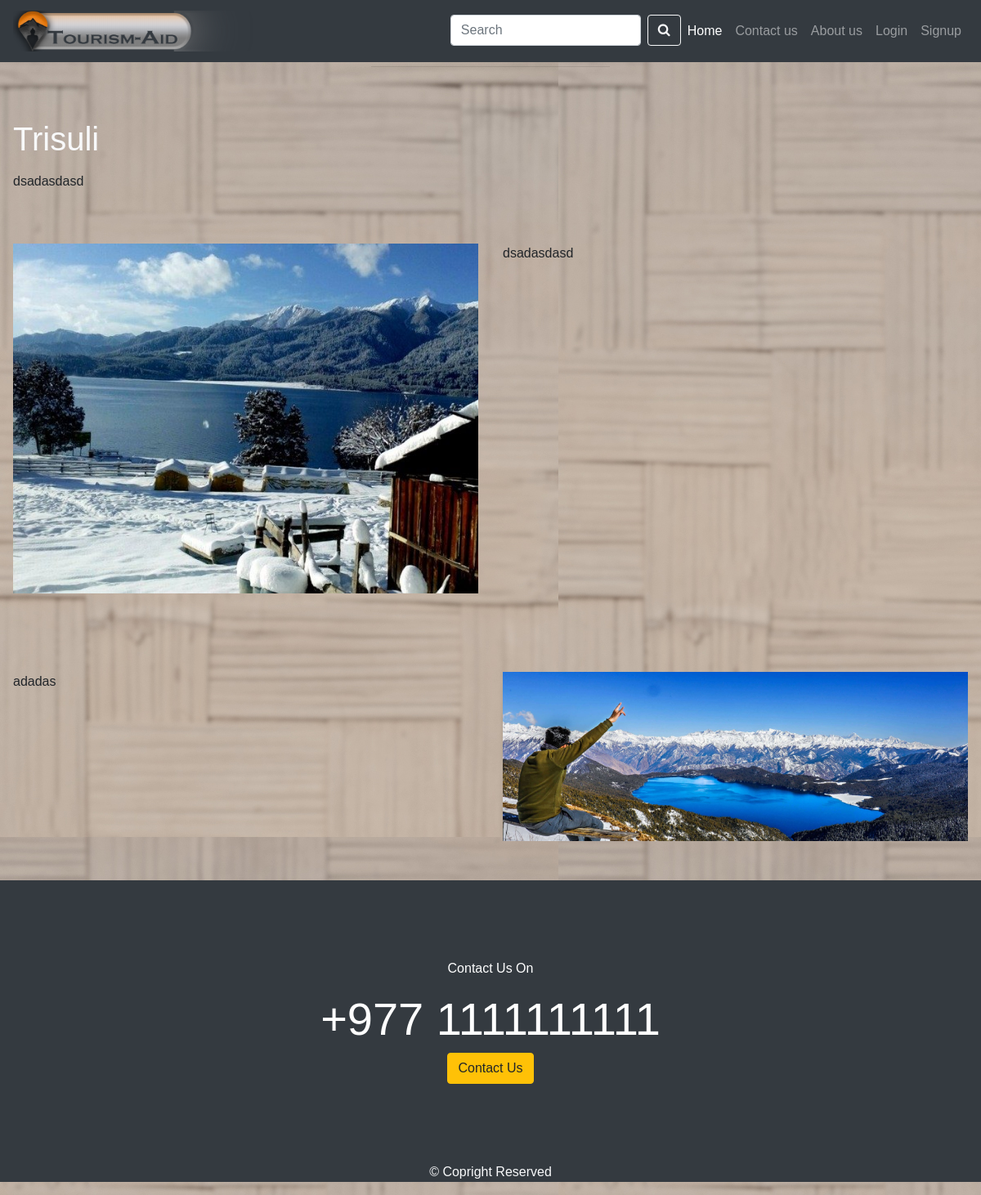
/articles/trisuli/, run on the app's committed database.
### articles/models.py (models this page shows, shortened)
class Article(models.Model):
    title= models.CharField(max_length = 100)
    slug = models.SlugField()
    body = models.TextField()
    body1 = models.TextField()
    body2 = models.TextField()
    date = models.DateTimeField(auto_now_add = True)
    thumb = models.ImageField(default = 'default.jpg', blank = True)
    img1 = models.ImageField(default = 'default.jpg', blank = True)
    img2 = models.ImageField(default = 'default.jpg', blank = True)

### articles/views.py (the view)
# urls.py: re_path('(?P<slug>[\w-]+)/$', views.article_detail, name = "detail"),
def article_detail(request, slug):
    article = Article.objects.get(slug=slug)
    return render(request, 'articles/article_detail.html', {'article':article})

### articles/templates/articles/article_detail.html (shortened to what this page needs)
{% extends 'bs_base_layout.html' %}
{% load static %}
{% block content %}
<div class="ml-3  mr-3 article-detail">
	<hr class="w-25 mx-auto pt-5">
	<h1 class=" mb-3 text-light">{{article.title}}</h1>
   	<p class="">
		 {{article.body}}
  	</p>
		<div class="row mb-5">
          <div class="col-lg-g col-md-6 ">
            <img src="{{article.img1.url}}" class="img-fluid mt-5">
          </div>
          <div class="col-lg-g col-md-6 ">
            <p class="mt-5 ">
							{{article.body}}
            </p>
          </div>
	   </div>
	    <div class="row mb-5">
	      <div class="col-lg-g col-md-6 ">
	        <p class="mt-5 ">
						{{article.body1}}
	        </p>
	      </div>
	      <div class="col-lg-g col-md-6 ">
					<img src="{{article.img2.url}}" class="img-fluid mt-5">
	      </div>
	    </div>
</div>
{% endblock %}

### data on the page
Article: title "Trisuli", body "dsadasdasd", img1 (picture), body1 "adadas", img2 (picture)
